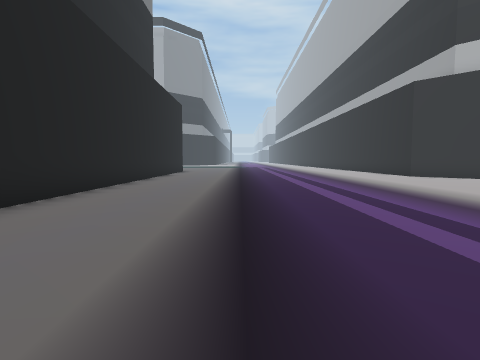
View 1 (above)

16 first-person views from a walk through a Unity game level. The camera is 1.4 m above the floor, tilts 4° down and sees 80° across. The floor is counted in squares, 2 m on a side. Each view is taken from the middle of a square. On the plan, view 1 faces up. The plan holds only what a view shows up to about 10 squares ahead; the rest is blank. The place goes on beyond the plan. The player is left out.

View 2
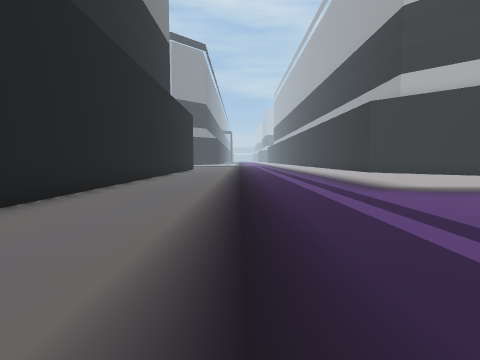

View 3
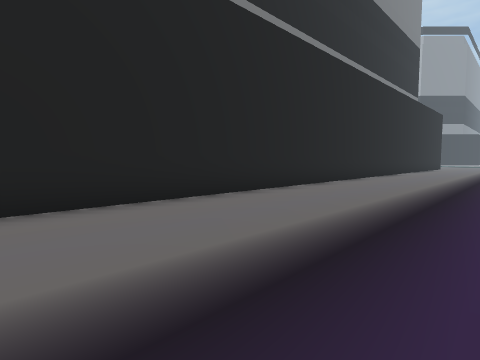

View 4
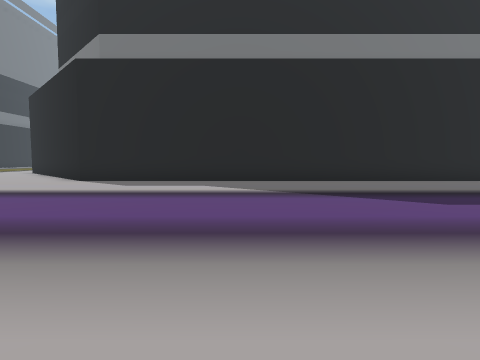

View 5
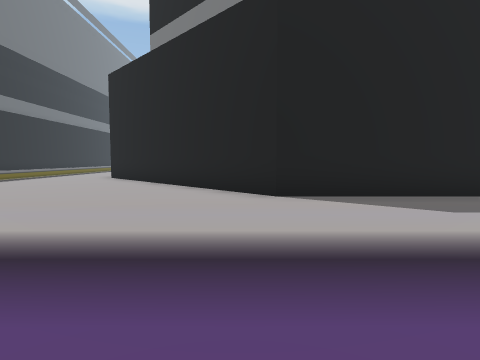

View 6
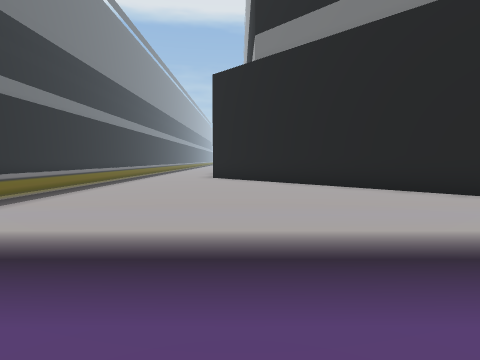

View 7
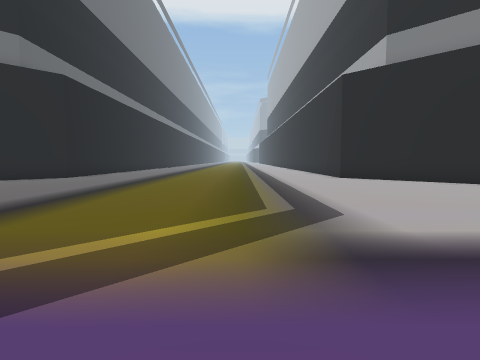

View 8
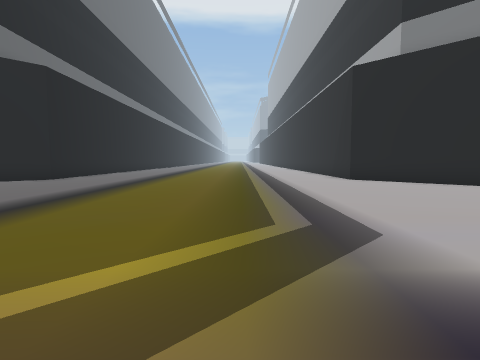

View 9
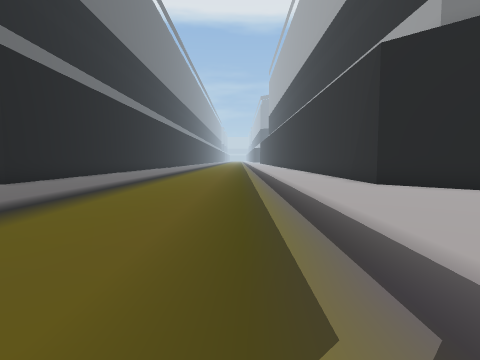

View 10
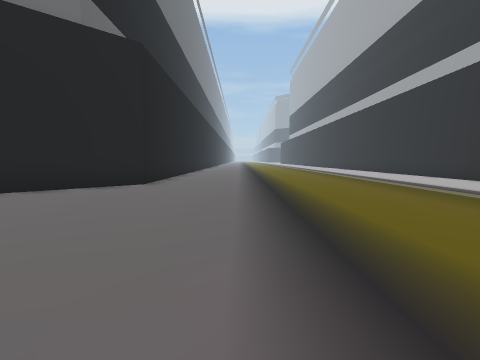

View 11
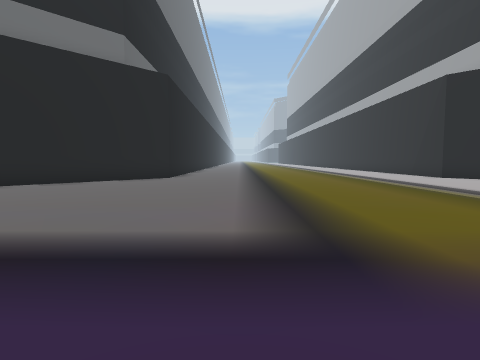

View 12
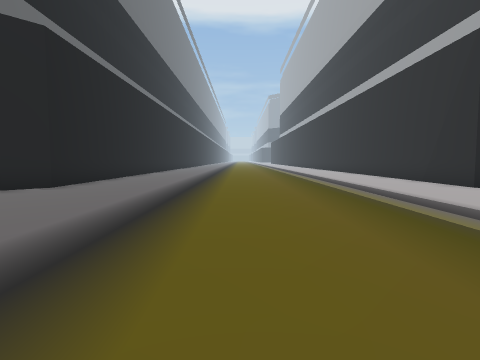

View 13
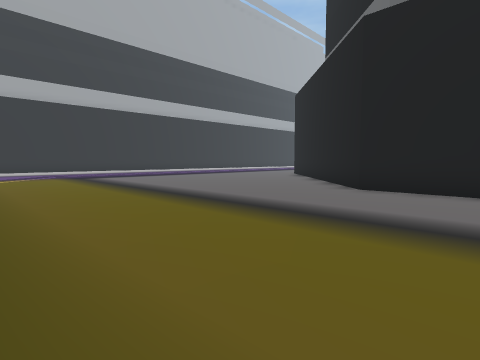

View 14
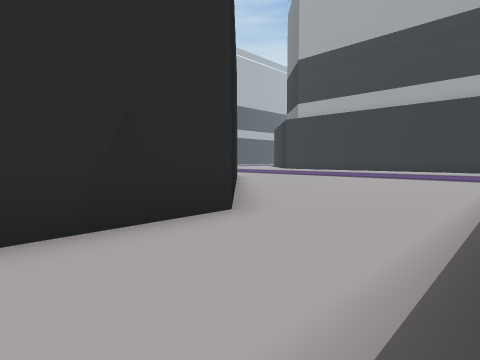

View 15
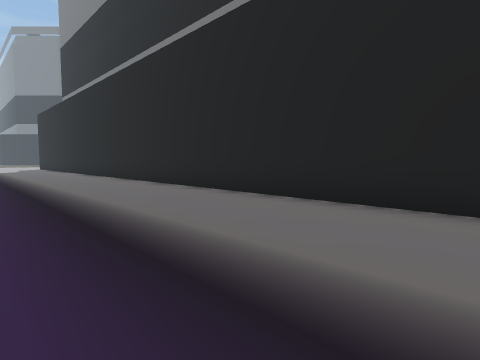

View 16
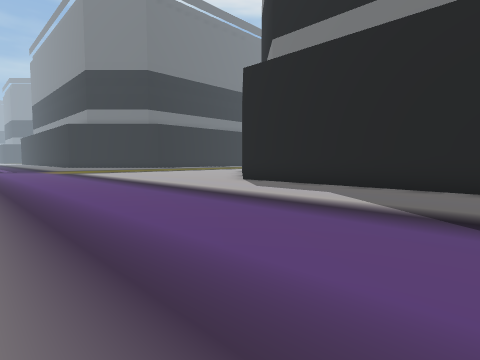

### Floor plan
Points are (right, up) in squares from view 1. A wall is a line through its corners. A room is listed if a view was taken in it or the views show most of it. See-through windows are left out.
Room 1 (views 1, 2, 3, 4, 5, 6, 7, 8, 9, 10, 11, 12, 13, 14, 15, 16)
walls: (-3.5, 10) (-3.5, -15.3) (-9.2, -21.1) (-12.1, -21.1); (-12, -31.8) (-9.2, -31.8) (-6.4, -34.6)

Positions as (right, up) in squares from view 1, and headings:
1: (0, 0), facing up
2: (0, -4), facing up
3: (1, -8), facing up-left
4: (6, -10), facing left
5: (2, -16), facing left
6: (2, -20), facing left
7: (2, -25), facing left
8: (1, -25), facing left
9: (-1, -25), facing left
10: (-1, -29), facing left
11: (2, -29), facing left
12: (-2, -27), facing left
13: (-12, -25), facing down-right
14: (-12, -24), facing up-right
15: (1, 10), facing down-left
16: (4, -8), facing down-left
